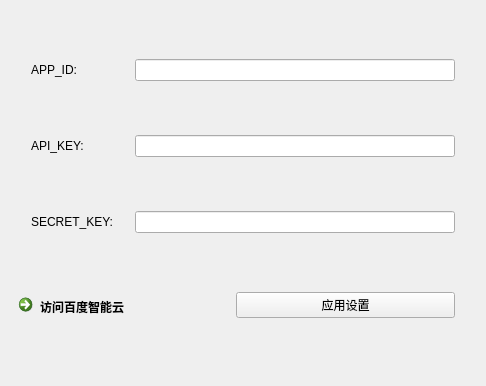
<?xml version="1.0" encoding="UTF-8"?>
<ui version="4.0">
 <class>dialog</class>
 <widget class="QDialog" name="dialog">
  <property name="geometry">
   <rect>
    <x>0</x>
    <y>0</y>
    <width>486</width>
    <height>386</height>
   </rect>
  </property>
  <property name="windowTitle">
   <string>高级设置</string>
  </property>
  <layout class="QVBoxLayout" name="verticalLayout">
   <item>
    <layout class="QHBoxLayout" name="horizontalLayout">
     <property name="leftMargin">
      <number>20</number>
     </property>
     <property name="rightMargin">
      <number>20</number>
     </property>
     <item>
      <widget class="QLabel" name="label">
       <property name="text">
        <string>APP_ID:</string>
       </property>
      </widget>
     </item>
     <item>
      <widget class="QLineEdit" name="lineEdit_app_id">
       <property name="maximumSize">
        <size>
         <width>320</width>
         <height>16777215</height>
        </size>
       </property>
      </widget>
     </item>
    </layout>
   </item>
   <item>
    <layout class="QHBoxLayout" name="horizontalLayout_2">
     <property name="leftMargin">
      <number>20</number>
     </property>
     <property name="rightMargin">
      <number>20</number>
     </property>
     <item>
      <widget class="QLabel" name="label_2">
       <property name="text">
        <string>API_KEY:</string>
       </property>
      </widget>
     </item>
     <item>
      <widget class="QLineEdit" name="lineEdit_api_key">
       <property name="minimumSize">
        <size>
         <width>0</width>
         <height>0</height>
        </size>
       </property>
       <property name="maximumSize">
        <size>
         <width>320</width>
         <height>16777215</height>
        </size>
       </property>
      </widget>
     </item>
    </layout>
   </item>
   <item>
    <layout class="QHBoxLayout" name="horizontalLayout_3">
     <property name="leftMargin">
      <number>20</number>
     </property>
     <property name="rightMargin">
      <number>20</number>
     </property>
     <item>
      <widget class="QLabel" name="label_3">
       <property name="text">
        <string>SECRET_KEY:</string>
       </property>
      </widget>
     </item>
     <item>
      <widget class="QLineEdit" name="lineEdit_secret_key">
       <property name="maximumSize">
        <size>
         <width>320</width>
         <height>16777215</height>
        </size>
       </property>
      </widget>
     </item>
    </layout>
   </item>
   <item>
    <layout class="QHBoxLayout" name="horizontalLayout_4">
     <property name="rightMargin">
      <number>20</number>
     </property>
     <item>
      <widget class="QCommandLinkButton" name="commandLinkButton">
       <property name="text">
        <string>访问百度智能云</string>
       </property>
      </widget>
     </item>
     <item>
      <widget class="QPushButton" name="pushButton">
       <property name="text">
        <string>应用设置</string>
       </property>
      </widget>
     </item>
    </layout>
   </item>
  </layout>
 </widget>
 <resources/>
 <connections/>
</ui>
